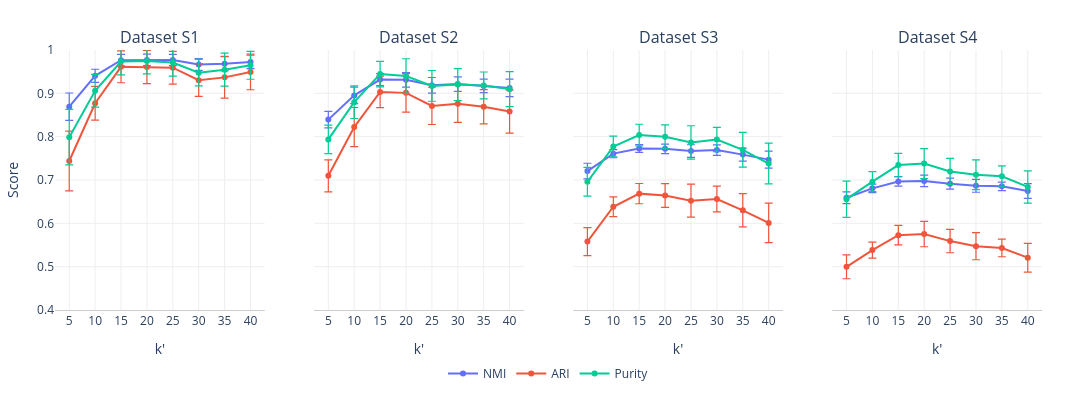

Notebook code for this chart:
### Code cell
import plotly.graph_objects as go
from plotly.subplots import make_subplots

# ── assume df is already loaded ───────────────────────────────────────────────
df = all_summaries.rename(columns={
    "level_0":    "dataset",
    "variable_0": "metric",
    "variable_1": "stat",
})

df_wide = df.pivot_table(
    index=["dataset", "experiment", "metric"],
    columns="stat",
    values="value"
).reset_index()

# ── constants ─────────────────────────────────────────────────────────────────
k_order  = ["k'=5", "k'=10", "k'=15", "k'=20", "k'=25", "k'=30", "k'=35", "k'=40"]
k_values = [5, 10, 15, 20, 25, 30, 35, 40]
datasets = ["s1", "s2", "s3", "s4"]
metrics  = ["NMI", "ARI", "Purity"]

PALETTE = {
    "NMI":    "#636EFA",
    "ARI":    "#EF553B",
    "Purity": "#00CC96",
}

# ── subplots: 1 row × 4 cols, y-axes truly shared ────────────────────────────
fig = make_subplots(
    rows=1, cols=4,
    subplot_titles=[f"Dataset {d.upper()}" for d in datasets],
    shared_yaxes=True,           # link scales, zoom, pan
)

show_legend = True

for col_idx, ds in enumerate(datasets, start=1):
    ds_df = df_wide[df_wide["dataset"] == ds]

    for metric in metrics:
        met_df = ds_df[ds_df["metric"] == metric]

        tr_df = (
            met_df[met_df["experiment"].isin(k_order)]
            .copy()
        )
        tr_df["k_val"] = tr_df["experiment"].str.replace("k'=", "").astype(int)
        tr_df = tr_df.sort_values("k_val")

        fig.add_trace(
            go.Scatter(
                x=tr_df["k_val"],
                y=tr_df["mean"],
                error_y=dict(
                    type="data",
                    array=tr_df["std"].values,
                    visible=True,
                    thickness=1.2,
                    width=4,
                ),
                mode="lines+markers",
                name=metric,
                legendgroup=metric,
                showlegend=show_legend,
                line=dict(color=PALETTE[metric], width=2),
                marker=dict(size=6, color=PALETTE[metric]),
            ),
            row=1, col=col_idx,
        )

    show_legend = False   # legend entries only from first subplot

# ── x‑axes: always visible ───────────────────────────────────────────────────
for col_idx in range(1, 5):
    fig.update_xaxes(
        tickvals=k_values,
        ticktext=[str(k) for k in k_values],
        title_text="k'",
        row=1, col=col_idx,
        showgrid=True,
        gridcolor="#EEEEEE",
        linecolor="#CCCCCC",
    )

# Grid on all axes – horizontal and vertical lines
for col_idx in range(1, 5):
    fig.update_xaxes(
        showgrid=True, gridcolor="#EEEEEE",  # vertical grid lines at x ticks
        row=1, col=col_idx,
    )
    fig.update_yaxes(
        showgrid=True, gridcolor="#EEEEEE",  # horizontal grid lines at y ticks
        row=1, col=col_idx,
    )

# ── y‑axes: shared, but only the first one shows title & tick labels ─────────
fig.update_yaxes(
    title_text="Score",         # shown on first subplot
    showticklabels=True,        # tick labels visible on first subplot
    row=1, col=1,
)

# For subsequent subplots, hide the y‑axis tick labels and title (default when
# shared_yaxes=True, but we make it explicit)
for col_idx in range(2, 5):
    fig.update_yaxes(
        showticklabels=False,   # hide numbers
        title_text=None,        # no "Score" text
        row=1, col=col_idx,
    )

# Apply the common y‑range once – all share the same axis
fig.update_yaxes(range=[0.4, 1.0], row=1, col=1)

# Style
fig.update_yaxes(
    showgrid=True,
    gridcolor="#EEEEEE",
    linecolor="#CCCCCC",
    row='all', col='all',
)

# ── layout ────────────────────────────────────────────────────────────────────
fig.update_layout(
    width=1600,
    height=400,
    plot_bgcolor="white",
    paper_bgcolor="white",
    legend=dict(
        orientation='h',
        yanchor='bottom', y=-0.30,
        xanchor='center', x=0.5,
        bgcolor='rgba(255,255,255,0.9)',
    ),
    margin=dict(t=50, b=50, l=50, r=50),
)

fig.show()

### Figure 1 — Plotly figure (JSON) as saved in the notebook; plotly's stock layout.template omitted (floating-point values rounded to 4 significant figures)
{"data": [{"error_y": {"array": [0.03148, 0.01512, 0.01328, 0.01309, 0.01289, 0.01336, 0.01687, 0.01555], "thickness": 1.2, "type": "data", "visible": true, "width": 4}, "legendgroup": "NMI", "line": {"color": "#636EFA", "width": 2}, "marker": {"color": "#636EFA", "size": 6}, "mode": "lines+markers", "name": "NMI", "showlegend": true, "type": "scatter", "x": [5, 10, 15, 20, 25, 30, 35, 40], "xaxis": "x", "y": [0.8693, 0.9405, 0.9766, 0.9772, 0.977, 0.9666, 0.9685, 0.9724], "yaxis": "y"}, {"error_y": {"array": [0.06907, 0.03897, 0.03682, 0.03841, 0.0379, 0.03758, 0.04783, 0.04101], "thickness": 1.2, "type": "data", "visible": true, "width": 4}, "legendgroup": "ARI", "line": {"color": "#EF553B", "width": 2}, "marker": {"color": "#EF553B", "size": 6}, "mode": "lines+markers", "name": "ARI", "showlegend": true, "type": "scatter", "x": [5, 10, 15, 20, 25, 30, 35, 40], "xaxis": "x", "y": [0.7439, 0.8771, 0.9612, 0.9609, 0.9591, 0.9303, 0.9368, 0.9492], "yaxis": "y"}, {"error_y": {"array": [0.06403, 0.03781, 0.03056, 0.02938, 0.0313, 0.0306, 0.03805, 0.03208], "thickness": 1.2, "type": "data", "visible": true, "width": 4}, "legendgroup": "Purity", "line": {"color": "#00CC96", "width": 2}, "marker": {"color": "#00CC96", "size": 6}, "mode": "lines+markers", "name": "Purity", "showlegend": true, "type": "scatter", "x": [5, 10, 15, 20, 25, 30, 35, 40], "xaxis": "x", "y": [0.7987, 0.9059, 0.9733, 0.9745, 0.9711, 0.9477, 0.9546, 0.9646], "yaxis": "y"}, {"error_y": {"array": [0.01893, 0.01886, 0.01402, 0.01661, 0.01797, 0.01682, 0.01552, 0.02025], "thickness": 1.2, "type": "data", "visible": true, "width": 4}, "legendgroup": "NMI", "line": {"color": "#636EFA", "width": 2}, "marker": {"color": "#636EFA", "size": 6}, "mode": "lines+markers", "name": "NMI", "showlegend": false, "type": "scatter", "x": [5, 10, 15, 20, 25, 30, 35, 40], "xaxis": "x2", "y": [0.8393, 0.8952, 0.9317, 0.9312, 0.9186, 0.9213, 0.9172, 0.9125], "yaxis": "y2"}, {"error_y": {"array": [0.03689, 0.04517, 0.03643, 0.04434, 0.04299, 0.04313, 0.03946, 0.04959], "thickness": 1.2, "type": "data", "visible": true, "width": 4}, "legendgroup": "ARI", "line": {"color": "#EF553B", "width": 2}, "marker": {"color": "#EF553B", "size": 6}, "mode": "lines+markers", "name": "ARI", "showlegend": false, "type": "scatter", "x": [5, 10, 15, 20, 25, 30, 35, 40], "xaxis": "x2", "y": [0.7097, 0.8221, 0.9033, 0.9011, 0.871, 0.8762, 0.8692, 0.8579], "yaxis": "y2"}, {"error_y": {"array": [0.03285, 0.03774, 0.02944, 0.03987, 0.03551, 0.03697, 0.03115, 0.04061], "thickness": 1.2, "type": "data", "visible": true, "width": 4}, "legendgroup": "Purity", "line": {"color": "#00CC96", "width": 2}, "marker": {"color": "#00CC96", "size": 6}, "mode": "lines+markers", "name": "Purity", "showlegend": false, "type": "scatter", "x": [5, 10, 15, 20, 25, 30, 35, 40], "xaxis": "x2", "y": [0.7937, 0.8797, 0.9444, 0.9399, 0.9172, 0.9201, 0.9181, 0.9097], "yaxis": "y2"}, {"error_y": {"array": [0.01805, 0.009477, 0.009136, 0.01099, 0.01448, 0.01223, 0.0152, 0.01958], "thickness": 1.2, "type": "data", "visible": true, "width": 4}, "legendgroup": "NMI", "line": {"color": "#636EFA", "width": 2}, "marker": {"color": "#636EFA", "size": 6}, "mode": "lines+markers", "name": "NMI", "showlegend": false, "type": "scatter", "x": [5, 10, 15, 20, 25, 30, 35, 40], "xaxis": "x3", "y": [0.7206, 0.7608, 0.7728, 0.772, 0.7669, 0.769, 0.7586, 0.747], "yaxis": "y3"}, {"error_y": {"array": [0.03239, 0.02277, 0.02337, 0.02736, 0.03798, 0.0296, 0.03838, 0.04559], "thickness": 1.2, "type": "data", "visible": true, "width": 4}, "legendgroup": "ARI", "line": {"color": "#EF553B", "width": 2}, "marker": {"color": "#EF553B", "size": 6}, "mode": "lines+markers", "name": "ARI", "showlegend": false, "type": "scatter", "x": [5, 10, 15, 20, 25, 30, 35, 40], "xaxis": "x3", "y": [0.5578, 0.6382, 0.6685, 0.664, 0.6524, 0.6562, 0.63, 0.601], "yaxis": "y3"}, {"error_y": {"array": [0.03325, 0.02385, 0.02487, 0.02759, 0.03845, 0.02792, 0.0401, 0.04702], "thickness": 1.2, "type": "data", "visible": true, "width": 4}, "legendgroup": "Purity", "line": {"color": "#00CC96", "width": 2}, "marker": {"color": "#00CC96", "size": 6}, "mode": "lines+markers", "name": "Purity", "showlegend": false, "type": "scatter", "x": [5, 10, 15, 20, 25, 30, 35, 40], "xaxis": "x3", "y": [0.6958, 0.7774, 0.8038, 0.7998, 0.7867, 0.7933, 0.7697, 0.7379], "yaxis": "y3"}, {"error_y": {"array": [0.01363, 0.009925, 0.01094, 0.01329, 0.01271, 0.01497, 0.009883, 0.01691], "thickness": 1.2, "type": "data", "visible": true, "width": 4}, "legendgroup": "NMI", "line": {"color": "#636EFA", "width": 2}, "marker": {"color": "#636EFA", "size": 6}, "mode": "lines+markers", "name": "NMI", "showlegend": false, "type": "scatter", "x": [5, 10, 15, 20, 25, 30, 35, 40], "xaxis": "x4", "y": [0.6592, 0.6807, 0.6966, 0.6978, 0.6916, 0.6867, 0.6854, 0.6746], "yaxis": "y4"}, {"error_y": {"array": [0.02753, 0.01846, 0.0225, 0.02933, 0.02686, 0.03127, 0.02026, 0.03318], "thickness": 1.2, "type": "data", "visible": true, "width": 4}, "legendgroup": "ARI", "line": {"color": "#EF553B", "width": 2}, "marker": {"color": "#EF553B", "size": 6}, "mode": "lines+markers", "name": "ARI", "showlegend": false, "type": "scatter", "x": [5, 10, 15, 20, 25, 30, 35, 40], "xaxis": "x4", "y": [0.4996, 0.5382, 0.5726, 0.5753, 0.559, 0.5472, 0.5431, 0.5208], "yaxis": "y4"}, {"error_y": {"array": [0.04189, 0.0231, 0.02702, 0.03459, 0.03022, 0.03417, 0.02426, 0.03724], "thickness": 1.2, "type": "data", "visible": true, "width": 4}, "legendgroup": "Purity", "line": {"color": "#00CC96", "width": 2}, "marker": {"color": "#00CC96", "size": 6}, "mode": "lines+markers", "name": "Purity", "showlegend": false, "type": "scatter", "x": [5, 10, 15, 20, 25, 30, 35, 40], "xaxis": "x4", "y": [0.6557, 0.6962, 0.7345, 0.7379, 0.7198, 0.7121, 0.7084, 0.684], "yaxis": "y4"}], "layout": {"annotations": [{"font": {"size": 16}, "showarrow": false, "text": "Dataset S1", "x": 0.1062, "xanchor": "center", "xref": "paper", "y": 1, "yanchor": "bottom", "yref": "paper"}, {"font": {"size": 16}, "showarrow": false, "text": "Dataset S2", "x": 0.3688, "xanchor": "center", "xref": "paper", "y": 1, "yanchor": "bottom", "yref": "paper"}, {"font": {"size": 16}, "showarrow": false, "text": "Dataset S3", "x": 0.6313, "xanchor": "center", "xref": "paper", "y": 1, "yanchor": "bottom", "yref": "paper"}, {"font": {"size": 16}, "showarrow": false, "text": "Dataset S4", "x": 0.8938, "xanchor": "center", "xref": "paper", "y": 1, "yanchor": "bottom", "yref": "paper"}], "height": 400, "legend": {"bgcolor": "rgba(255,255,255,0.9)", "orientation": "h", "x": 0.5, "xanchor": "center", "y": -0.3, "yanchor": "bottom"}, "margin": {"b": 50, "l": 50, "r": 50, "t": 50}, "paper_bgcolor": "white", "plot_bgcolor": "white", "width": 1600, "xaxis": {"anchor": "y", "domain": [0, 0.2125], "gridcolor": "#EEEEEE", "linecolor": "#CCCCCC", "showgrid": true, "ticktext": ["5", "10", "15", "20", "25", "30", "35", "40"], "tickvals": [5, 10, 15, 20, 25, 30, 35, 40], "title": {"text": "k'"}}, "xaxis2": {"anchor": "y2", "domain": [0.2625, 0.475], "gridcolor": "#EEEEEE", "linecolor": "#CCCCCC", "showgrid": true, "ticktext": ["5", "10", "15", "20", "25", "30", "35", "40"], "tickvals": [5, 10, 15, 20, 25, 30, 35, 40], "title": {"text": "k'"}}, "xaxis3": {"anchor": "y3", "domain": [0.525, 0.7375], "gridcolor": "#EEEEEE", "linecolor": "#CCCCCC", "showgrid": true, "ticktext": ["5", "10", "15", "20", "25", "30", "35", "40"], "tickvals": [5, 10, 15, 20, 25, 30, 35, 40], "title": {"text": "k'"}}, "xaxis4": {"anchor": "y4", "domain": [0.7875, 1], "gridcolor": "#EEEEEE", "linecolor": "#CCCCCC", "showgrid": true, "ticktext": ["5", "10", "15", "20", "25", "30", "35", "40"], "tickvals": [5, 10, 15, 20, 25, 30, 35, 40], "title": {"text": "k'"}}, "yaxis": {"anchor": "x", "domain": [0, 1], "gridcolor": "#EEEEEE", "range": [0.4, 1], "showgrid": true, "showticklabels": true, "title": {"text": "Score"}}, "yaxis2": {"anchor": "x2", "domain": [0, 1], "gridcolor": "#EEEEEE", "matches": "y", "showgrid": true, "showticklabels": false}, "yaxis3": {"anchor": "x3", "domain": [0, 1], "gridcolor": "#EEEEEE", "matches": "y", "showgrid": true, "showticklabels": false}, "yaxis4": {"anchor": "x4", "domain": [0, 1], "gridcolor": "#EEEEEE", "matches": "y", "showgrid": true, "showticklabels": false}}}
